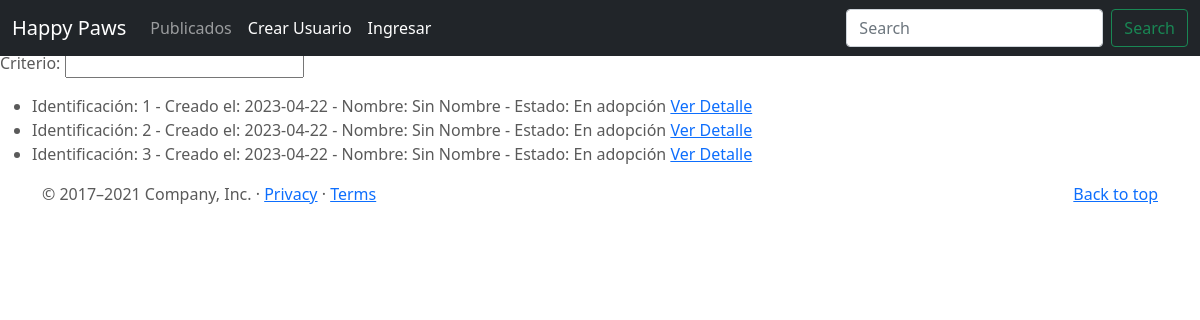
/pet/list, run on an earlier commit of the app's database.
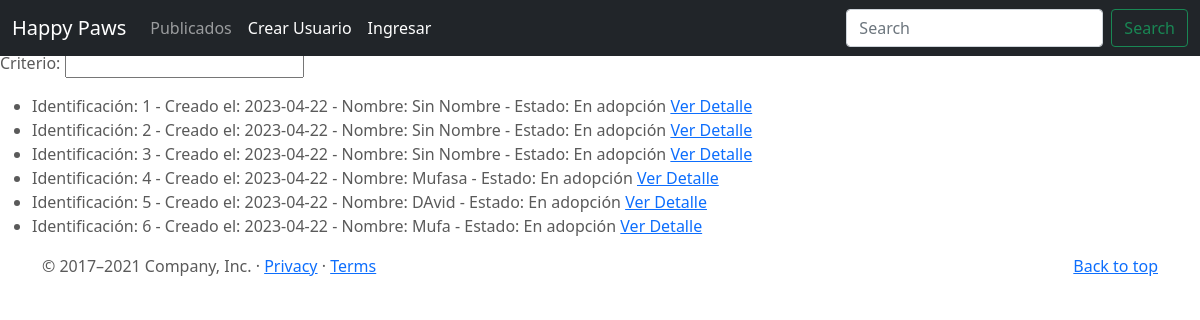
And on a later commit of the database.
### HappyPaws/models.py (models this page shows)
class Pet(models.Model):
    nombre = models.CharField(max_length= 50,default="Sin Nombre")
    raza = models.CharField(max_length= 50,default="Perro")
    fecha = models.DateField(auto_now_add=True)
    tel= models.CharField(max_length=50)
    mail=models.EmailField(max_length=100)
    ciudad=models.CharField(max_length=50)
    estado=models.CharField(max_length=100, default="En adopción")
    owner=models.ForeignKey(to=User, on_delete=models.CASCADE, related_name="owner")
    imagen=models.ImageField(upload_to="images",null=True,blank=True)
    def __str__(self):
        return f"Identificación: {self.id} - Creado el: {self.fecha} - Nombre: {self.nombre} - Estado: {self.estado}"

### HappyPaws/views.py (the view)
# urls.py: path("pet/list", PetList.as_view(), name="pet-list"),
class PetList(ListView):
    model=Pet

### HappyPaws/templates/HappyPaws/pet_list.html (shortened to what this page needs)
{% extends "HappyPaws/base.html" %}
{% load static %}
{% block main %}
<label for="id_criterio_raza">Criterio:</label>
        <input type="text" name="criterio_raza" maxlength="50" required="" id="id_criterio_raza">
<p>
    <ul>
        {% for pet in object_list %}
        <li>
            {{pet}}
            <a href= "{% url 'pet-detail' pet.id %}" > Ver Detalle </a>
        </li>
    {% endfor %}
    </ul>
</p>
{% endblock %}

### HappyPaws/templates/HappyPaws/base.html (shortened to what this page needs)
<!DOCTYPE html>
<html lang="en">
<head>
    {% load static %}
<link href="{% static 'HappyPaws/css/bootstrap.min.css' %}" rel="stylesheet">
    <link href="{% static 'HappyPaws/css/carousel.css' %}" rel="stylesheet">
</head>
  <body>
  <header>
  <nav class="navbar navbar-expand-md navbar-dark fixed-top bg-dark">
    <div class="container-fluid">
      <a class="navbar-brand" href="{% url 'index' %}"> Happy Paws </a>
      <div class="collapse navbar-collapse" id="navbarCollapse">
        <ul class="navbar-nav me-auto mb-2 mb-md-0">
          <li class="nav-item">
            <a class="nav-link" href="{% url 'pet-list' %}"> Publicados </a>
          </li>
          {% if user.is_authenticated %}
          <li class="nav-item">
            <a class="nav-link active" aria-current="page" href="{% url 'pet-create' %}"> Publicar </a>
          </li>
          <li class="nav-item">
            <a class="nav-link active" aria-current="page" href="{% url 'logout' %}"> {{ user.username}} | Salir </a>
          </li>
          <li class="nav-item">
            {% else %}
            <a class="nav-link active" aria-current="page" href="{% url 'signup' %}"> Crear Usuario </a>
           <li class="nav-item">
            <a class="nav-link active" aria-current="page" href="{% url 'login' %}"> Ingresar </a>
          </li>
          {% endif%}
        </ul>
        <form class="d-flex">
          <input class="form-control me-2" type="search" placeholder="Search" aria-label="Search">
          <button class="btn btn-outline-success" type="submit">Search</button>
        </form>
      </div>
    </div>
  </nav>
  </header>
    {% block main %}
    {% endblock %}
      <footer class="container">
        <p class="float-end"><a href="https://getbootstrap.com/docs/5.0/examples/carousel/#">Back to top</a></p>
        <p>© 2017–2021 Company, Inc. · <a href="https://getbootstrap.com/docs/5.0/examples/carousel/#">Privacy</a> · <a href="https://getbootstrap.com/docs/5.0/examples/carousel/#">Terms</a></p>
      </footer>
  </body>
</html>

### HappyPaws/static/HappyPaws/css/carousel.css (style rules this page uses)
body { padding-top: 3rem; padding-bottom: 3rem; color: #5a5a5a; }

What changed in the data, as far as the page shows it:
added Pet: id+fecha+nombre "Identificación: 4 - Creado el: 2023-04-22 - Nombre: Mufasa - Estado: En adopción"
added Pet: id+fecha+nombre "Identificación: 5 - Creado el: 2023-04-22 - Nombre: DAvid - Estado: En adopción"
added Pet: id+fecha+nombre "Identificación: 6 - Creado el: 2023-04-22 - Nombre: Mufa - Estado: En adopción"
